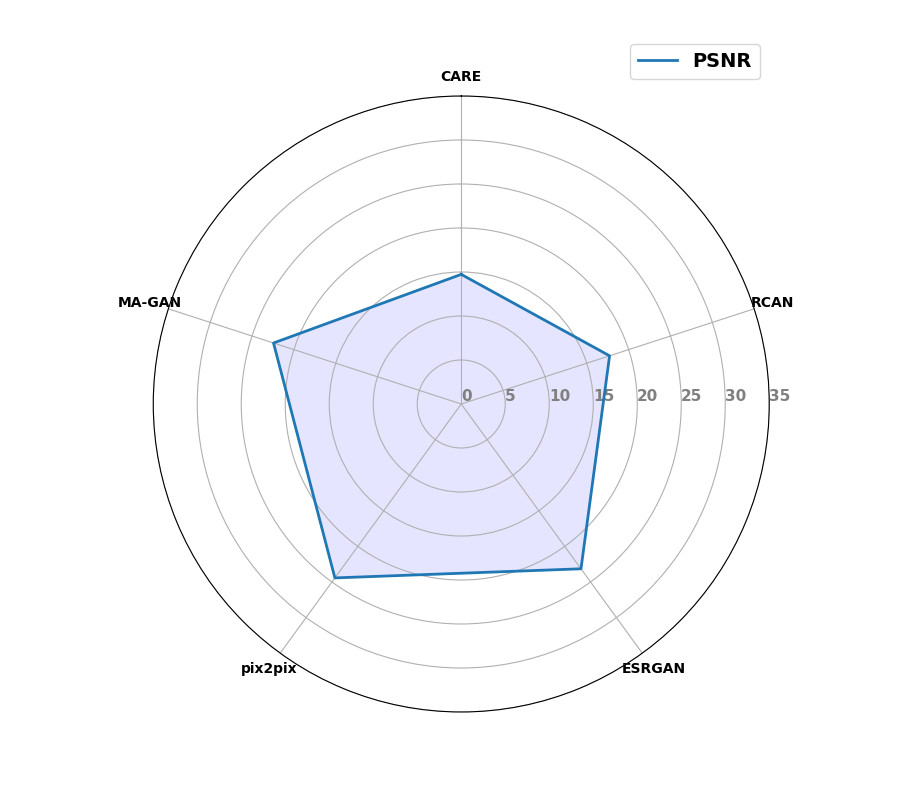

Write Python code to recreate this figure.
import matplotlib.pyplot as plt
import numpy as np
import pandas as pd

data = pd.DataFrame({'sample':
    [
        "PSNR"
    ],
    'CARE':
        [14.7281],
    'RCAN':
        [17.7223],
    'ESRGAN':
        [23.1478],
    'pix2pix':
        [24.4276],
    'MA-GAN':
        [22.4306],
})

plt.figure(figsize=(9, 8))
# 设置雷达图的参数
params = {
    'figure.figsize': [6, 6],
    'axes.labelsize': 14,
    'axes.titlesize': 16,
    'xtick.labelsize': 10,
    'ytick.labelsize': 10,
    'font.weight': 'bold'
}
plt.rcParams.update(params)

# 绘制雷达图
categories = list(data.columns[1:])
N = len(categories)
values = data.iloc[:, 1:].values.tolist()
angles = [n / float(N) * 2 * np.pi for n in range(N)]

# values每一行增加第一个数据; angle增加最后一个角度。 使得曲线闭合
_ = [value.append(value[0]) for value in values]
angles += angles[:1]

ax = plt.subplot(111, polar=True)
ax.set_theta_offset(np.pi / 2)
ax.set_theta_direction(-1)
plt.xticks(angles[:-1], categories)
ax.set_rlabel_position(0)

for i in range(len(values)):
    ax.plot(angles, values[i],
            # 'y',     # color
            linewidth=2,  # line width
            linestyle='solid',
            label=data['sample'][i],
            )

    ax.fill(angles, values[i],
            'b',
            alpha=0.1,
            )
plt.legend(bbox_to_anchor=(1.0, 1.1), fontsize=14)
# plt.legend(loc='upper right', edgecolor='blue')
# 设置标题
# plt.title('F-actin')

# 设置刻度标签的角度和位置
ax.set_rgrids([0, 5, 10, 15, 20, 25, 30, 35],
              color="grey",
              size=11,
              angle=90)
plt.ylim(0, 35)
plt.savefig('radar_psnr.png')
plt.show()
